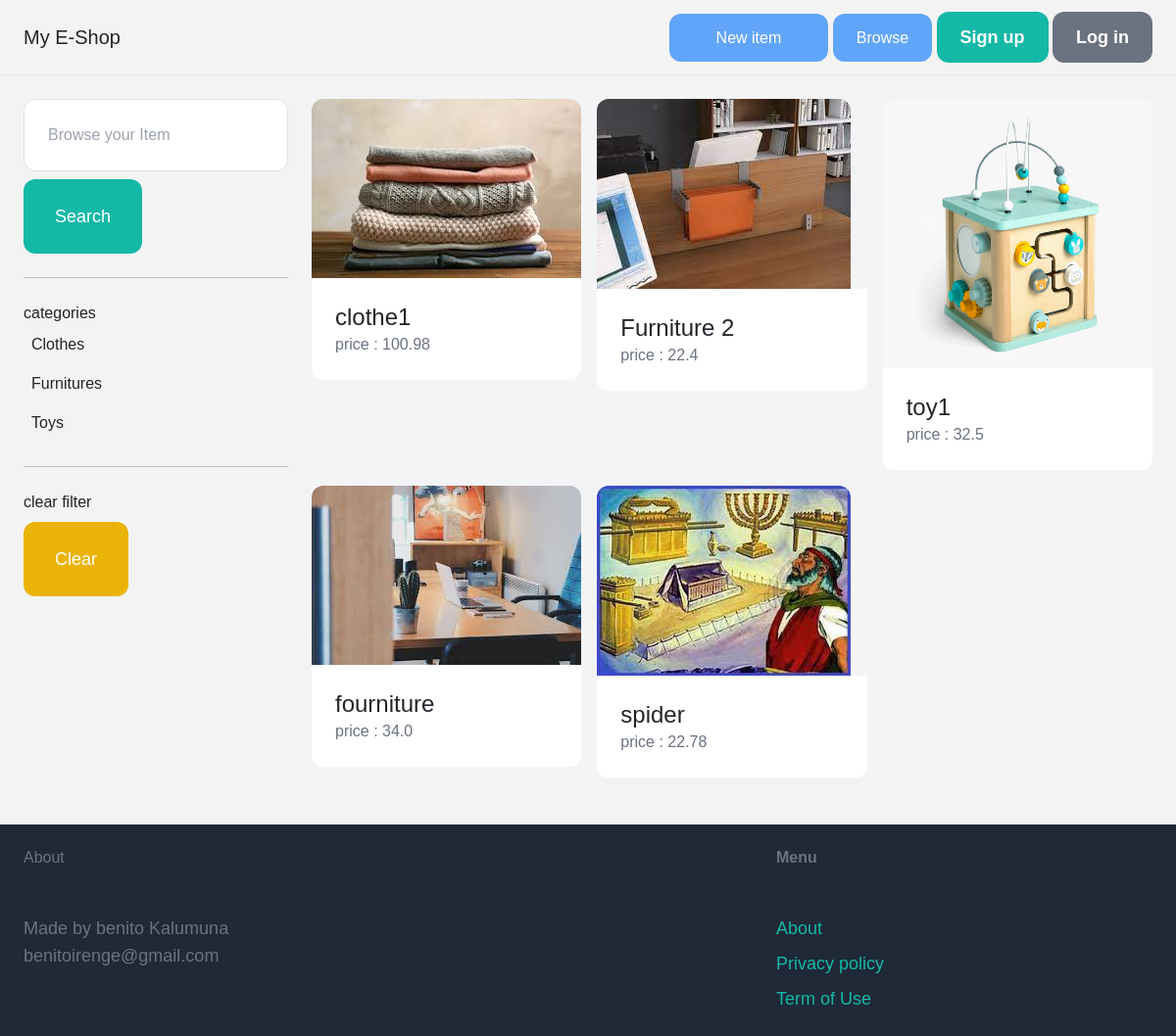
The app's page /items/ with its own data.
### item/models.py (models this page shows, shortened)
class Category(models.Model):
    name = models.CharField(max_length=255)
    class Meta:
        ordering=('name',)
        verbose_name_plural ='Categories'

class Item(models.Model):
    category =models.ForeignKey(Category, related_name='items', on_delete=models.CASCADE)
    name = models.CharField(max_length=255)
    description = models.TextField(blank=True, null=True)
    price=models.FloatField()
    image= models.ImageField(upload_to='item_images',blank=True, null=True)
    is_sold=models.BooleanField(default=False)
    created_by =models.ForeignKey(User, related_name='items', on_delete=models.CASCADE)
    created_at= models.DateTimeField(auto_now_add=True)

### item/views.py (the view)
# urls.py: path('', views.items, name='items'),
def items(request):
    query=request.GET.get('query', '')
    items=Item.objects.filter(is_sold=False,)
    categories=Category.objects.all()
    category_id=request.GET.get('category', 0)
    if category_id:
        items=items.filter(category_id=category_id)
    if query:
        items =items.filter(Q(name__icontains=query) | Q(description__icontains=query))
    return render(request, 'item/items.html', {
        'items': items,
        'query': query,
        'categories': categories,
        'category_id':int(category_id)
    })

### item/templates/item/items.html (shortened to what this page needs)
{% extends 'core/base.html' %}
{% block content %}
<div class="pb-6 grid grid-cols-4 gap-4">
    <div class="col-span-1">
        <form method="get" action="{% url 'item:items'%}">
          <input name="query" class="w-full py-4 px-6 border rounded-xl type="text" value="{{query}}" placeholder="Browse your Item">
          <button class="mt-2 py-4 px-8 text-lg bg-teal-500 text-white rounded-xl">Search</button>
        </form>
        <hr class="my-6">
        <p class="font-semibolt"> categories </p>
        <ul>
            {% for category in categories %}
            <li class="py-2 px-2 rounded-xl" {% if category.id == category.id  %} bg-gray-200{% endif %}>
                <a href="{% url 'item:items' %}?query={{ query }}&category={{ category.id }}">{{ category.name }}</a>
            </li>
            {% endfor %}
        </ul>
        <hr class="my-6">
        <p class="font-semibolt"> clear filter </p>
        <ul>
            <li><a href={% url 'item:items'%} class="mt-2 py-4 px-8 inline-block bg-yellow-500 text-lg rounded-xl text-white">Clear</a></li>
        </ul>
    </div>
    <div class="col-span-3">
        <div class="grid grid-cols-3 gap-3 bg-gray-100">
            {% for item in items %}
            <div>
                <a href="{% url 'item:detail' item.id %}">
                    <div>
                        <img src="{{ item.image.url }}" class="rounded-t-xl">
                    </div>
                    <div class="p-6 bg-white rounded-b-xl">
                        <h2 class="text-2xl">{{item.name}}</h2>
                        <p class="text-gray-500">price : {{ item.price }}</p>
                    </div>
                </a>
            </div>
            {% endfor %}
        </div>
    </div>
</div>
{% endblock%}

### static/css/styles.css (style rules this page uses)
* { margin: 0; padding: 0; box-sizing: border-box; list-style: none; font-family: 'Josefin Sans', sans-serif; }
body { background-color: #f3f3f3; }

### records on screen
Category: name "Clothes"
Category: name "Furnitures"
Category: name "Toys"
Item: image (picture), name "clothe1", price "100.98"
Item: image (picture), name "Furniture 2", price "22.4"
Item: image (picture), name "toy1", price "32.5"
Item: image (picture), name "fourniture", price "34.0"
Item: image (picture), name "spider", price "22.78"
